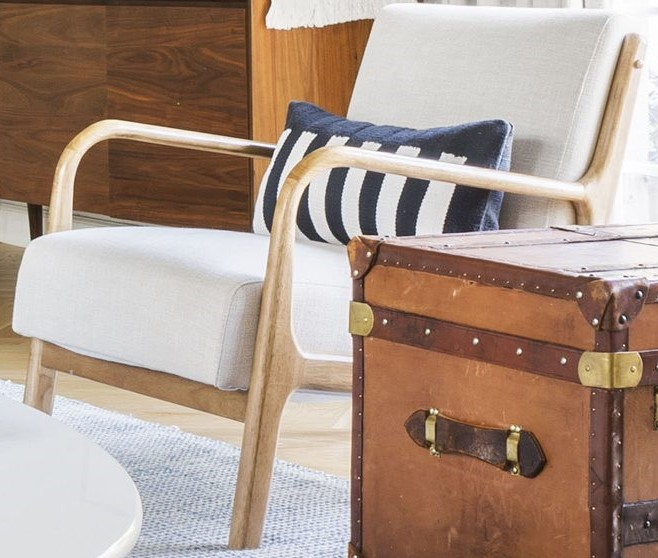
#> input picture TestCodeForML/TestCode-Segmentation/detectronTest/chair1.jpg, 658 x 558 px, found by its file name
$ python cv_edge.py
#> lines starting #> are read from the running program, lines starting #| are printed output that depends on the picture; after the words box and inside, x2 and y2 are one past the last pixel; in counts of white or black regions, pixels touching at a corner belong together
# Importing OpenCV
from matplotlib.pyplot import contour
import cv2
import numpy as np


def divide_cycle(coords):
	# Divide coords into cycle and noncycle list.
	length = len(coords)
	before = []
	cycle_list = []
	noncycle_list = []
	indx = 0
	while indx < length:
		now = coords[indx]
		if now not in before:
			before.append(now)
		else:
			# If contour[indx] is in before list, it`s Cycle.
			now_index = before.index(now)
			if now_index != 0:
				cycle_list.append(before[now_index:])
				noncycle_list.append(before[0:now_index])
			else:
				cycle_list.append(before)
			before = []
		indx += 1
	noncycle_list.append(before)
	return cycle_list, noncycle_list


def connect_neareast_lines():
	print()


def find_nearest_point(tf_map, point, before, n=10):
	# Find Nearest Point at given point.
	print()


def connect_lines(tf_map, start_point, dest_point):
	start_x = start_point[0]
	start_y = start_point[1]
	dest_x = dest_point[0]
	dest_y = dest_point[1]


def delete_line_threshold(contours, line_n=40):
	contour_len = list(map(len, contours))

	ret_contours = []

	for i in range(0, len(contours)):
		if contour_len[i] > line_n:
			ret_contours.append(contours[i])
	return ret_contours


def contour_to_image(contours, width, height):
	contour_image = [[0 for _ in range(0, width)] for _ in range(0, height)]
	# Change Contours into images.
	for cinstances in contours:
		for c in cinstances:
			contour_image[c[0][1]][c[0][0]] = 255
	contour_image = np.array(contour_image, np.uint8)
	return contour_image


def coord_to_image(coordinates, width, height):
	coord_image = [[0 for _ in range(0, width)] for _ in range(0, height)]
	# Change Coordinates into images.
	for coord_list in coordinates:
		for c in coord_list:
			coord_image[c[1]][c[0]] = 255
	coord_image = np.array(coord_image, np.uint8)
	return coord_image


def show_with_plt(imgs):
	# Add and show Image
	import matplotlib.pyplot as plt
	fig = plt.figure()
	if len(imgs) == 1:
		rows = 1
		cols = 1
	elif len(imgs) == 2:
		rows = 1
		cols = 2
	elif len(imgs) % 2:
		rows = 2
		cols = len(imgs) // 2
	elif len(imgs) % 3:
		rows = 3
		cols = len(imgs) // 2
	else:
		rows = 2
		cols = len(imgs) // 2 + 1

	for i in range(0, len(imgs)):
		ax = fig.add_subplot(rows, cols, i+1)
		ax.imshow(cv2.cvtColor(imgs[i], cv2.COLOR_BGR2RGB))
		ax.axis("off")

	plt.show()

def contours_to_coord(contours):
	coords = []
	for cinstances in contours:
		temp = []
		for c in cinstances:
				now = (c[0][0], c[0][1])
				if now not in temp:
					temp.append(now)
		coords.append(temp)
	return coords


if __name__ == "__main__":
	# Open Image
	frame = cv2.imread('Image/chair1.jpg')
#> frame is the input picture: shape (558, 658, 3); mean B, G, R 137.1, 150.2, 171.2
	height, width, _ = frame.shape
#> height = 558; width = 658

	# Converting the image to grayscale.
	gray = cv2.cvtColor(frame, cv2.COLOR_BGR2GRAY)
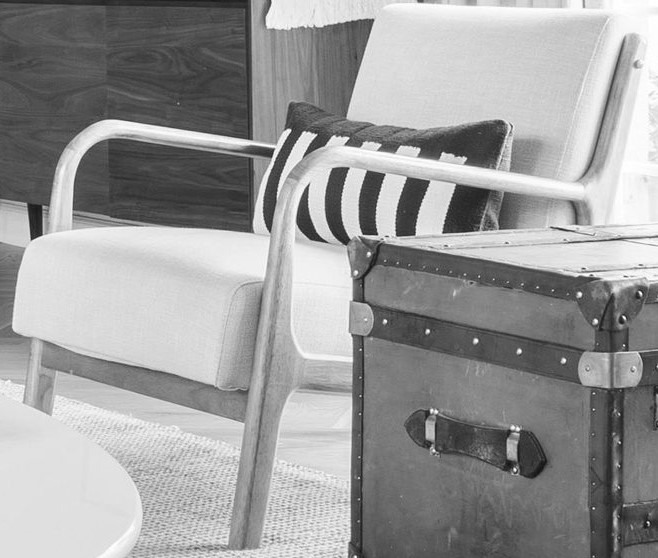
#> gray: shape (558, 658); min 12, max 255, mean 155

	# Smoothing without removing edges.
	gray_filtered = cv2.bilateralFilter(gray, 7, 50, 50)

	# Histogram Normalization
	gray_CLAHE = cv2.createCLAHE(clipLimit=16.0, tileGridSize=(16, 16)).apply(gray)
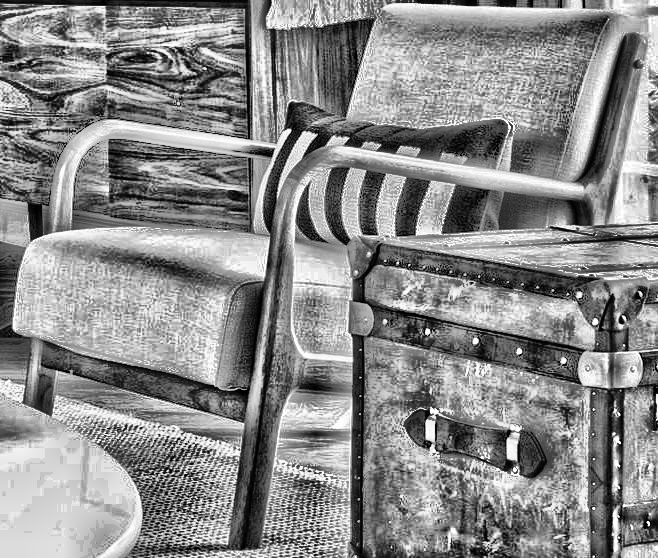
#> gray_CLAHE: shape (558, 658); min 0, max 255, mean 138.8
	gray_filtered = cv2.bilateralFilter(gray_CLAHE, 7, 50, 50)

	# Using the Canny filter to get contours
	diff = 30
	start = 190
	edges_high_thresh = cv2.Canny(gray_filtered, start, start + diff)
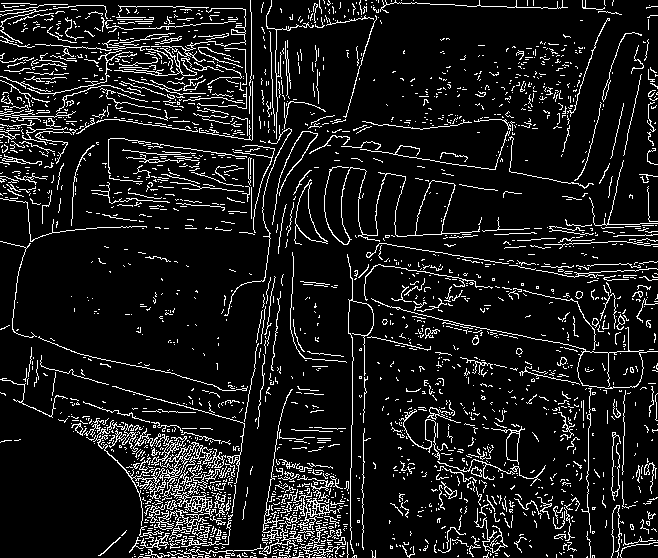
#> edges_high_thresh: shape (558, 658); 10.1% white in thin lines or dots
	closing_edges = cv2.morphologyEx(edges_high_thresh, cv2.MORPH_CLOSE, np.ones((4, 4), np.uint8))
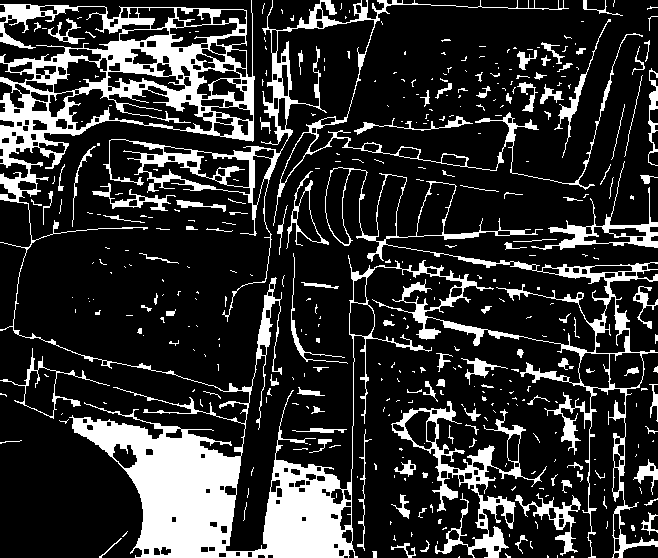
#> closing_edges: shape (558, 658); 19.6% white; 387 white regions (272 under 20 px), largest, box (x1, y1, x2, y2) and area: (0, 0, 658, 558) 46059, (103, 0, 643, 322) 7525, (391, 401, 547, 558) 4201
	edges_filtered = cv2.Canny(closing_edges, 60, 120)
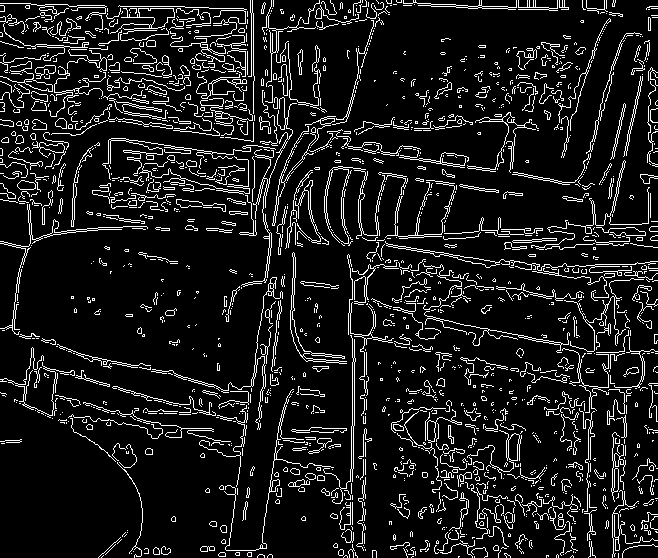
#> edges_filtered: shape (558, 658); 10.4% white in thin lines or dots

	# Using Contours, search Contours.
	contours, heirarchy = cv2.findContours(edges_high_thresh, cv2.RETR_LIST,cv2.CHAIN_APPROX_NONE)
#> contours = 2563 contours, 2462 with area under 20; largest, box (x1, y1, x2, y2) and area: (371, 298, 658, 389) 2183, (577, 351, 644, 389) 2150, (324, 166, 480, 245) 1462, (415, 180, 455, 236) 1380, (93, 428, 213, 526) 1005
	coords = contours_to_coord(contours)
#> the loop in contours_to_coord, `for cinstances in contours:` made 2563 passes
#> cinstances on passes 1 to 3: [[332, 557]], [[312, 557], [313, 557], [314, 557], [313, 557]], [[282, 557]]
#> after the loop in contours_to_coord, `for cinstances in contours:`: coords = 2563 items
#> coords = 2563 items
	coords = delete_line_threshold(coords, line_n=40)
#> in delete_line_threshold, `contour_len = list(map(len, contours))`: contour_len = 2563 values, max 1084 at index 904, min 1 at index 0, mean 15.38
#> after the loop in delete_line_threshold, `for i in range(0, len(contours)):`: ret_contours = 187 items
#> coords = 187 items
	cycle_list = []
	noncycle_list = []
	for c in coords:
		cycled, noncycled = divide_cycle(c)
		if len(cycled) != 0:
			cycle_list += cycled
		if len(noncycled) != 0:
			noncycle_list += noncycled
#> this loop made 187 passes
#> length in divide_cycle on passes 1 to 12: 132, 113, 48, 50, 41, 52, 115, 47, 54, 81, 62, 181
#> after the loop, cycle_list = []; noncycle_list = 187 items

	coord_image = coord_to_image(cycle_list, width, height)
#> after the loop in coord_to_image, `for coord_list in coordinates:`: coord_image = 558 items
#> in coord_to_image, `coord_image = np.array(coord_image, np.uint8)`: coord_image: shape (558, 658); every value is 0
	contour_image = contour_to_image(contours, width, height)
#> the loop in contour_to_image, `for cinstances in contours:` made 2563 passes
#> in contour_to_image, `contour_image = np.array(contour_image, np.uint8)`: contour_image: shape (558, 658); 10.1% white in thin lines or dots
	show_with_plt([contour_image, coord_image])
#> the loop in show_with_plt, `for i in range(0, len(imgs)):` made 2 passes
#> in show_with_plt, `plt.show()`:
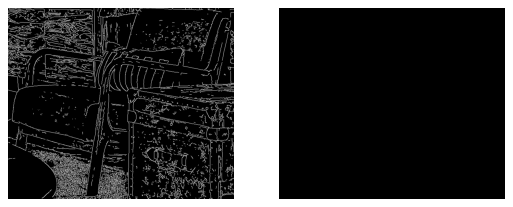
#> figure drawn by matplotlib, 2 panels
